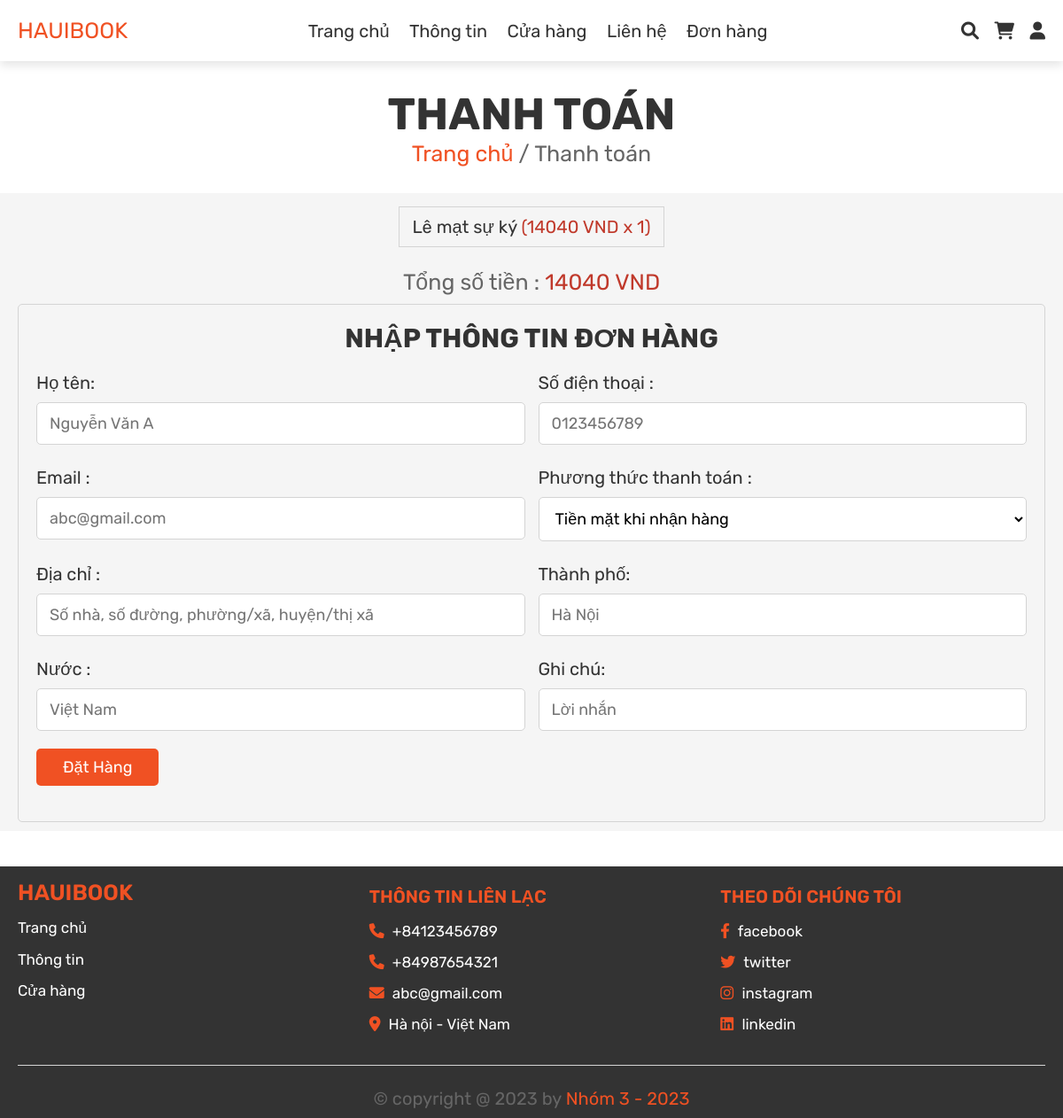
The page /checkout.php (signed in) on the database its author committed.
### tables this page shows
CREATE TABLE `carts` (
  `quantity` int(11) NOT NULL,
  `price` int(11) NOT NULL,
  `order_id` int(11) NOT NULL,
  `user_id` int(11) NOT NULL,
  `product_id` int(11) NOT NULL
);

CREATE TABLE `products` (
  `id` int(11) NOT NULL,
  `name` varchar(255) NOT NULL,
  `author` varchar(255) NOT NULL,
  `price` int(11) NOT NULL,
  `discount` int(11) NOT NULL,
  `newprice` int(11) NOT NULL,
  `category_id` int(11) NOT NULL,
  `quantity` int(11) NOT NULL,
  `describes` varchar(255) NOT NULL,
  `image` varchar(255) NOT NULL
);

### checkout.php (the view, shortened to what this page needs)
<?php
include 'config.php';
$user_id = $_SESSION['user_id'];
?>
<!DOCTYPE html>
<html lang="en">
<head>
   <link rel="stylesheet" href="https://cdnjs.cloudflare.com/ajax/libs/font-awesome/6.0.0/css/all.min.css">
   <link rel="stylesheet" href="css/style.css">
</head>
<body>
   <?php include 'header.php'; ?>
   <div class="heading">
      <h3>Thanh toán</h3>
      <p> <a href="home.php">Trang chủ</a> / Thanh toán </p>
   </div>
   <section class="display-order">
      <?php
      $grand_total = 0;
      $select_cart = mysqli_query($conn, "SELECT us.id AS 'user_id',us.name 'user_name',carts.quantity 'cart_quantity',carts.price 'product_price',carts.product_id 'product_id',pd.name 'product_name', od.id 'order_id', image FROM users us JOIN orders od ON us.id = od.user_id JOIN carts ON od.id = carts.order_id JOIN products pd ON pd.id = carts.product_id WHERE STATUS = 'Chưa Thanh Toán' AND us.id = '$user_id'") or die('query failed');
      if (mysqli_num_rows($select_cart) > 0) {
         while ($fetch_cart = mysqli_fetch_assoc($select_cart)) {
            $total_price = $fetch_cart['product_price'] * $fetch_cart['cart_quantity'];
            $grand_total += $total_price;
      ?>
            <p> <?php echo $fetch_cart['product_name']; ?> <span>(<?php echo $fetch_cart['product_price'] . ' VND' . ' x ' . $fetch_cart['cart_quantity']; ?>)</span> </p>
      <?php
         }
      } else {
         echo '<p class="empty">Giỏ hàng của bạn trống!</p>';
      }
      ?>
      <div class="grand-total"> Tổng số tiền : <span><?php echo $grand_total; ?> VND</span> </div>
   </section>
   <section class="checkout">
      <form action="" method="post">
         <h3>Nhập thông tin đơn hàng</h3>
         <div class="flex">
            <div class="inputBox">
               <span>Họ tên:</span>
               <input type="text" name="name" required placeholder="Nguyễn Văn A">
            </div>
            <div class="inputBox">
               <span>Số điện thoại :</span>
               <input type="number" name="number" required placeholder="0123456789">
            </div>
            <div class="inputBox">
               <span>Email :</span>
               <input type="email" name="email" required placeholder="abc@gmail.com">
            </div>
            <div class="inputBox">
               <span>Phương thức thanh toán :</span>
               <select name="method">
                  <option value="Tiền mặt khi nhận hàng">Tiền mặt khi nhận hàng</option>
               </select>
            </div>
            <div class="inputBox">
               <span>Địa chỉ :</span>
               <input type="text" name="street" required placeholder="Số nhà, số đường, phường/xã, huyện/thị xã">
            </div>
            <div class="inputBox">
               <span>Thành phố:</span>
               <input type="text" name="city" required placeholder="Hà Nội">
            </div>
            <div class="inputBox">
               <span>Nước :</span>
               <input type="text" name="country" required placeholder="Việt Nam">
            </div>
            <div class="inputBox">
               <span>Ghi chú:</span>
               <input type="text" name="note" required placeholder="Lời nhắn">
            </div>
         </div>
         <input type="submit" value="Đặt hàng" class="btn" name="order_btn" id="btn_order">
      </form>
   </section>
   <?php include 'footer.php'; ?>
</body>
</html>

### css/style.css (style rules this page uses)
:root { --primary: #f05123; --red: #c0392b; --orange: #f39c12; --black: #333; --white: #fff; --light-color: #666; --light-white: #ccc; --light-bg: #f5f5f5; --border: 0.1rem solid #d4d4d4; --box-shadow: 0 0.5rem 1rem rgba(0, 0, 0, 0.1); }
a { font-family: "Rubik", sans-serif; margin: 0; padding: 0; box-sizing: border-box; outline: none; border: none; text-decoration: none; transition: all 0.2s linear; color: black; }
* { font-family: "Rubik", sans-serif; margin: 0; padding: 0; box-sizing: border-box; outline: none; border: none; text-decoration: none; transition: all 0.2s linear; }
html { font-size: 62.5%; overflow-x: hidden; }
section { padding: 1rem 2rem; }
.btn, .option-btn, .delete-btn, .white-btn { display: inline-block; margin-top: 1rem; padding: 1rem 3rem; cursor: pointer; color: var(--white); font-size: 1.8rem; border-radius: 0.5rem; text-transform: capitalize; margin-bottom: 2rem; }
.white-btn, .btn { background-color: var(--primary); }
.heading { text-align: center; margin: 3rem 0 3rem 0; }
.heading h3 { font-size: 5rem; color: var(--black); text-transform: uppercase; }
.heading p { font-size: 2.5rem; color: var(--light-color); }
.heading p a { color: var(--primary); }
section { background-color: var(--light-bg); }
.display-order { max-width: 1200px; margin: 0 auto; text-align: center; padding-bottom: 0; }
.display-order p { background-color: var(--light-bg); color: var(--black); font-size: 2rem; padding: 1rem 1.5rem; border: var(--border); display: inline-block; margin: 0.5rem; }
.display-order p span { color: var(--red); }
.display-order .grand-total { margin-top: 2rem; font-size: 2.5rem; color: var(--light-color); }
.display-order .grand-total span { color: var(--red); }
.checkout form { max-width: 1200px; padding: 2rem; margin: 0 auto; border: var(--border); background-color: var(--light-bg); border-radius: 0.5rem; }
.checkout form h3 { text-align: center; margin-bottom: 2rem; color: var(--black); text-transform: uppercase; font-size: 3rem; }
.checkout form .flex { display: flex; flex-wrap: wrap; gap: 1.5rem; }
.checkout form .flex .inputBox { flex: 1 1 40rem; }
.checkout form .flex span { font-size: 2rem; color: var(--black); }
.checkout form .flex select, .checkout form .flex input { border: var(--border); width: 100%; border-radius: 0.5rem; width: 100%; background-color: var(--white); padding: 1.2rem 1.4rem; font-size: 1.8rem; margin: 1rem 0; }

### rows shown on the page
carts: product.name "Lê mạt sự ký", price "14040", quantity "1"

### other values the page prints
$grand_total "14040"
